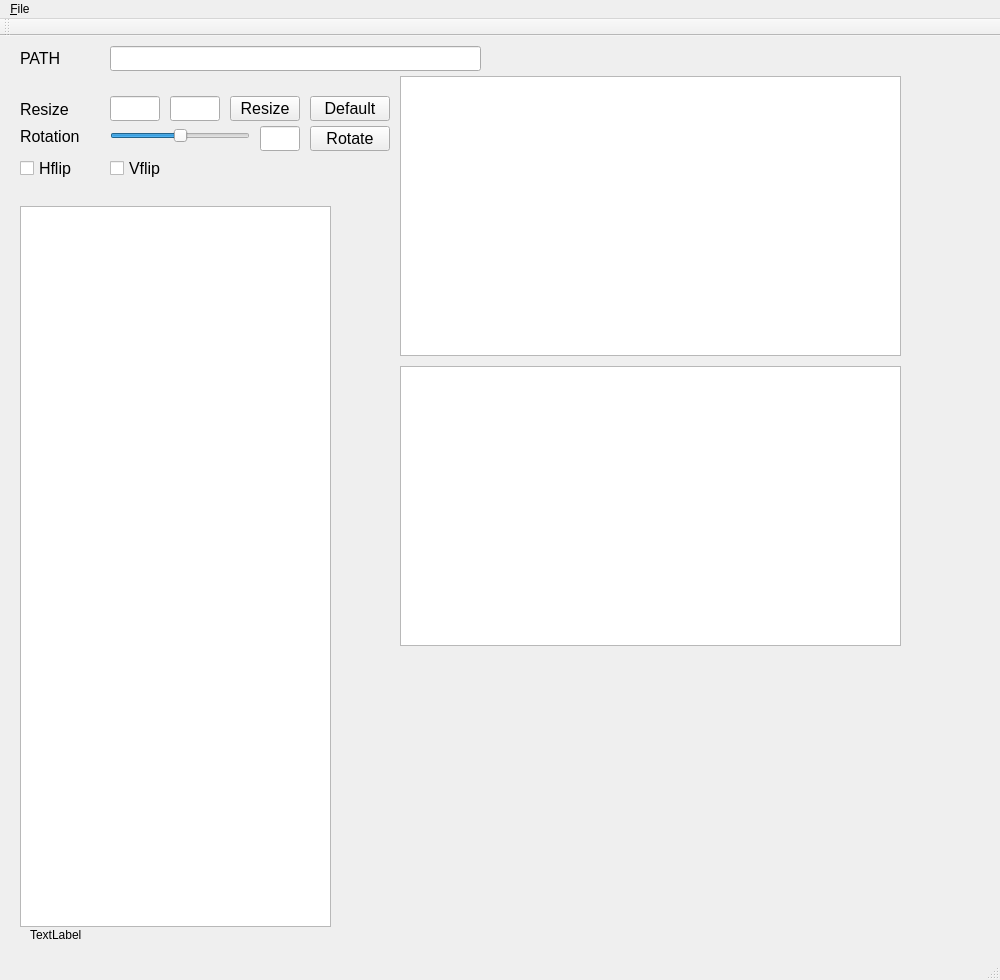
<?xml version="1.0" encoding="UTF-8"?>
<ui version="4.0">
 <class>MainWindow</class>
 <widget class="QMainWindow" name="MainWindow">
  <property name="geometry">
   <rect>
    <x>0</x>
    <y>0</y>
    <width>1000</width>
    <height>980</height>
   </rect>
  </property>
  <property name="sizePolicy">
   <sizepolicy hsizetype="Preferred" vsizetype="Preferred">
    <horstretch>0</horstretch>
    <verstretch>0</verstretch>
   </sizepolicy>
  </property>
  <property name="windowTitle">
   <string>Main</string>
  </property>
  <widget class="QWidget" name="centralWidget">
   <widget class="QLineEdit" name="txt_path">
    <property name="geometry">
     <rect>
      <x>110</x>
      <y>10</y>
      <width>371</width>
      <height>25</height>
     </rect>
    </property>
    <property name="readOnly">
     <bool>true</bool>
    </property>
   </widget>
   <widget class="QGraphicsView" name="gv1">
    <property name="geometry">
     <rect>
      <x>400</x>
      <y>40</y>
      <width>501</width>
      <height>280</height>
     </rect>
    </property>
   </widget>
   <widget class="QLabel" name="lbl_path">
    <property name="geometry">
     <rect>
      <x>20</x>
      <y>12</y>
      <width>60</width>
      <height>20</height>
     </rect>
    </property>
    <property name="font">
     <font>
      <pointsize>12</pointsize>
     </font>
    </property>
    <property name="text">
     <string>PATH</string>
    </property>
   </widget>
   <widget class="QLineEdit" name="txt_resize_width">
    <property name="geometry">
     <rect>
      <x>110</x>
      <y>60</y>
      <width>50</width>
      <height>25</height>
     </rect>
    </property>
    <property name="text">
     <string/>
    </property>
    <property name="maxLength">
     <number>4</number>
    </property>
   </widget>
   <widget class="QLineEdit" name="txt_resize_height">
    <property name="geometry">
     <rect>
      <x>170</x>
      <y>60</y>
      <width>50</width>
      <height>25</height>
     </rect>
    </property>
    <property name="maxLength">
     <number>4</number>
    </property>
   </widget>
   <widget class="QSlider" name="sbar_rotate">
    <property name="geometry">
     <rect>
      <x>110</x>
      <y>90</y>
      <width>140</width>
      <height>20</height>
     </rect>
    </property>
    <property name="minimum">
     <number>-180</number>
    </property>
    <property name="maximum">
     <number>180</number>
    </property>
    <property name="orientation">
     <enum>Qt::Horizontal</enum>
    </property>
   </widget>
   <widget class="QGraphicsView" name="gv2">
    <property name="geometry">
     <rect>
      <x>400</x>
      <y>330</y>
      <width>501</width>
      <height>280</height>
     </rect>
    </property>
    <property name="sizePolicy">
     <sizepolicy hsizetype="Preferred" vsizetype="Preferred">
      <horstretch>0</horstretch>
      <verstretch>0</verstretch>
     </sizepolicy>
    </property>
   </widget>
   <widget class="QLabel" name="lbl_resize">
    <property name="geometry">
     <rect>
      <x>20</x>
      <y>63</y>
      <width>70</width>
      <height>20</height>
     </rect>
    </property>
    <property name="font">
     <font>
      <pointsize>12</pointsize>
     </font>
    </property>
    <property name="text">
     <string>Resize</string>
    </property>
   </widget>
   <widget class="QLabel" name="lbl_rotation">
    <property name="geometry">
     <rect>
      <x>20</x>
      <y>90</y>
      <width>70</width>
      <height>20</height>
     </rect>
    </property>
    <property name="font">
     <font>
      <pointsize>12</pointsize>
     </font>
    </property>
    <property name="text">
     <string>Rotation</string>
    </property>
   </widget>
   <widget class="QPushButton" name="btn_resize">
    <property name="geometry">
     <rect>
      <x>230</x>
      <y>60</y>
      <width>70</width>
      <height>25</height>
     </rect>
    </property>
    <property name="font">
     <font>
      <pointsize>12</pointsize>
     </font>
    </property>
    <property name="text">
     <string>Resize</string>
    </property>
   </widget>
   <widget class="QLineEdit" name="txt_rotation_angle">
    <property name="geometry">
     <rect>
      <x>260</x>
      <y>90</y>
      <width>40</width>
      <height>25</height>
     </rect>
    </property>
    <property name="maxLength">
     <number>4</number>
    </property>
    <property name="alignment">
     <set>Qt::AlignRight|Qt::AlignTrailing|Qt::AlignVCenter</set>
    </property>
    <property name="placeholderText">
     <string/>
    </property>
   </widget>
   <widget class="QPushButton" name="btn_rotation">
    <property name="geometry">
     <rect>
      <x>310</x>
      <y>90</y>
      <width>80</width>
      <height>25</height>
     </rect>
    </property>
    <property name="font">
     <font>
      <pointsize>12</pointsize>
     </font>
    </property>
    <property name="text">
     <string>Rotate</string>
    </property>
   </widget>
   <widget class="QCheckBox" name="cb_hflip">
    <property name="geometry">
     <rect>
      <x>20</x>
      <y>120</y>
      <width>92</width>
      <height>25</height>
     </rect>
    </property>
    <property name="font">
     <font>
      <pointsize>12</pointsize>
     </font>
    </property>
    <property name="text">
     <string>Hflip</string>
    </property>
   </widget>
   <widget class="QCheckBox" name="cb_vflip">
    <property name="geometry">
     <rect>
      <x>110</x>
      <y>120</y>
      <width>92</width>
      <height>25</height>
     </rect>
    </property>
    <property name="font">
     <font>
      <pointsize>12</pointsize>
     </font>
    </property>
    <property name="text">
     <string>Vflip</string>
    </property>
   </widget>
   <widget class="QPushButton" name="btn_resize_default">
    <property name="geometry">
     <rect>
      <x>310</x>
      <y>60</y>
      <width>80</width>
      <height>25</height>
     </rect>
    </property>
    <property name="font">
     <font>
      <pointsize>12</pointsize>
     </font>
    </property>
    <property name="text">
     <string>Default</string>
    </property>
   </widget>
   <widget class="QListWidget" name="listWidget">
    <property name="geometry">
     <rect>
      <x>20</x>
      <y>170</y>
      <width>311</width>
      <height>721</height>
     </rect>
    </property>
   </widget>
   <widget class="QLabel" name="label">
    <property name="geometry">
     <rect>
      <x>30</x>
      <y>890</y>
      <width>67</width>
      <height>17</height>
     </rect>
    </property>
    <property name="text">
     <string>TextLabel</string>
    </property>
   </widget>
  </widget>
  <widget class="QMenuBar" name="menuBar">
   <property name="geometry">
    <rect>
     <x>0</x>
     <y>0</y>
     <width>1000</width>
     <height>22</height>
    </rect>
   </property>
   <widget class="QMenu" name="menu_File">
    <property name="title">
     <string>&amp;File</string>
    </property>
    <addaction name="action_Open"/>
    <addaction name="actionSave_AugImage"/>
    <addaction name="actionE_xit"/>
   </widget>
   <addaction name="menu_File"/>
  </widget>
  <widget class="QToolBar" name="mainToolBar">
   <attribute name="toolBarArea">
    <enum>TopToolBarArea</enum>
   </attribute>
   <attribute name="toolBarBreak">
    <bool>false</bool>
   </attribute>
  </widget>
  <widget class="QStatusBar" name="statusBar"/>
  <action name="action_Open">
   <property name="text">
    <string>&amp;Open</string>
   </property>
  </action>
  <action name="actionE_xit">
   <property name="text">
    <string>E&amp;xit</string>
   </property>
  </action>
  <action name="actionSave_AugImage">
   <property name="text">
    <string>Save AugImage</string>
   </property>
  </action>
 </widget>
 <layoutdefault spacing="6" margin="11"/>
 <tabstops>
  <tabstop>txt_path</tabstop>
  <tabstop>txt_resize_width</tabstop>
  <tabstop>txt_resize_height</tabstop>
  <tabstop>btn_resize</tabstop>
  <tabstop>btn_resize_default</tabstop>
  <tabstop>sbar_rotate</tabstop>
  <tabstop>txt_rotation_angle</tabstop>
  <tabstop>btn_rotation</tabstop>
  <tabstop>cb_hflip</tabstop>
  <tabstop>cb_vflip</tabstop>
  <tabstop>gv1</tabstop>
  <tabstop>gv2</tabstop>
 </tabstops>
 <resources/>
 <connections/>
</ui>
